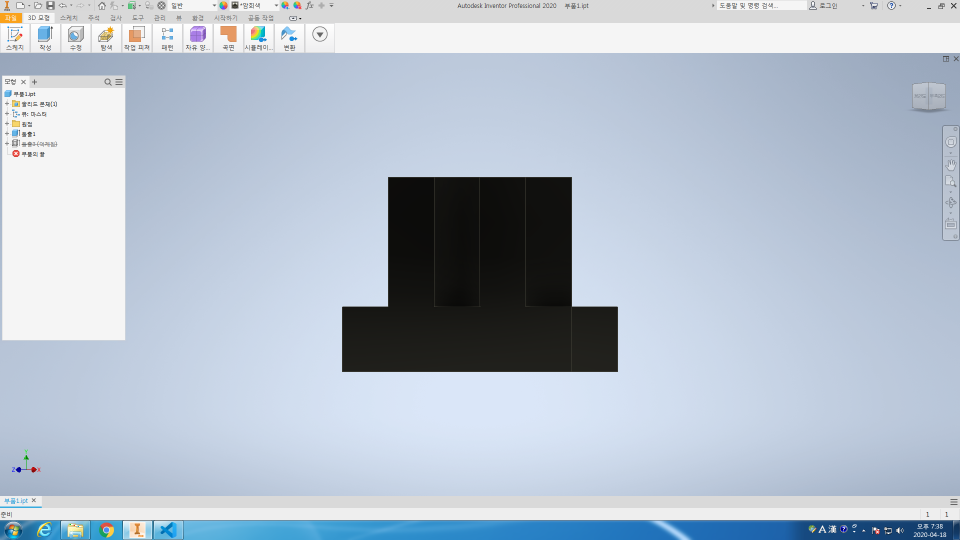
#> input picture failure_find+excel/data/rotation_01.png, 1920 x 1080 px, found by its file name (shown at 1/2 size)
$ python '원근보정.py'
#> lines starting #> are read from the running program, lines starting #| are printed output that depends on the picture
import numpy as np
import cv2

path = path = "C:/Users/HSWB/Desktop/edge_detector/data1/rotation_01.png"

img = cv2.imread(path)
#> img is the input picture: shape (1080, 1920, 3); mean B, G, R 205.6, 191.6, 180.2
h, w = img.shape[:2]
#> h = 1080; w = 1920

pts1 = np.float32([[779, 616], [778, 742], [1234, 615], [1234, 742]])
pts2 = np.float32([[637, 615], [637, 741], [1282, 615], [1282, 741]])

M = cv2.getPerspectiveTransform(pts1, pts2)

img2 = cv2.warpPerspective(img, M, (w, h))
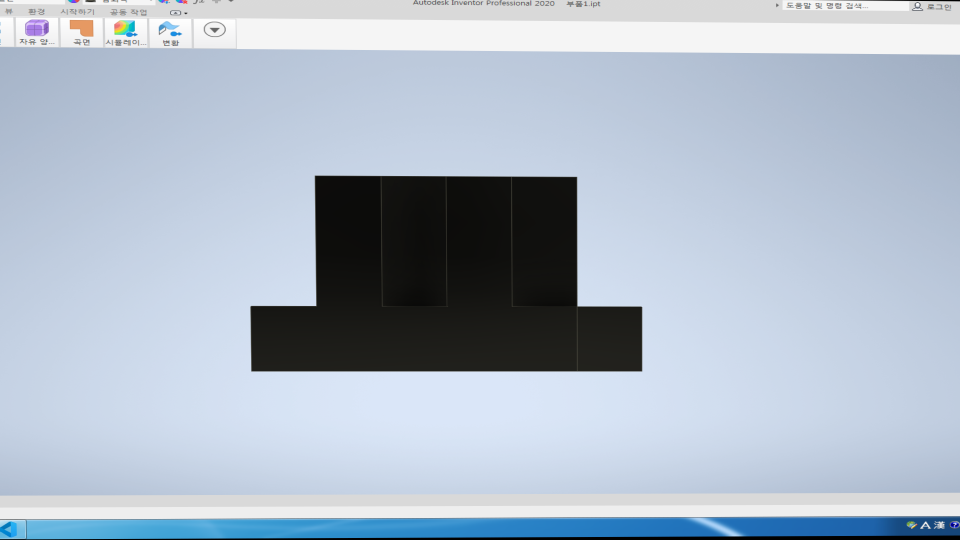
#> img2: shape (1080, 1920, 3) (shown at 1/2 size); mean B, G, R 200, 185.4, 173.4

cv2.imshow("A", img)
cv2.imshow("B", img2)
cv2.waitKey(0)
cv2.destroyAllWindows()

$ run again, with failure_find+excel/data/rotation_03.png copied over failure_find+excel/data/rotation_01.png
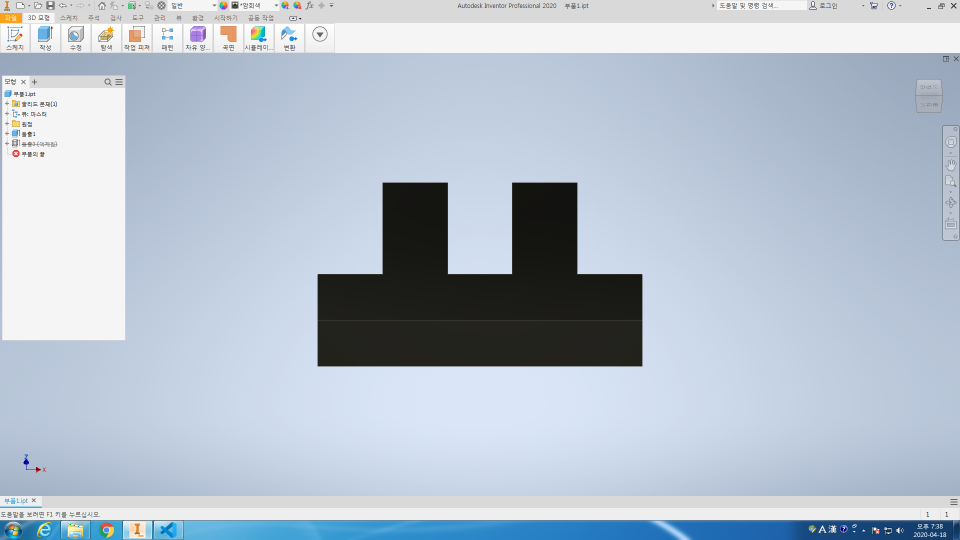
#> input picture failure_find+excel/data/rotation_03.png, 1920 x 1080 px, found by its file name (shown at 1/2 size)
#> img is the input picture: shape (1080, 1920, 3); mean B, G, R 206, 192.1, 180.7
#> `img2 = cv2.warpPerspective(img, M, (w, h))`:
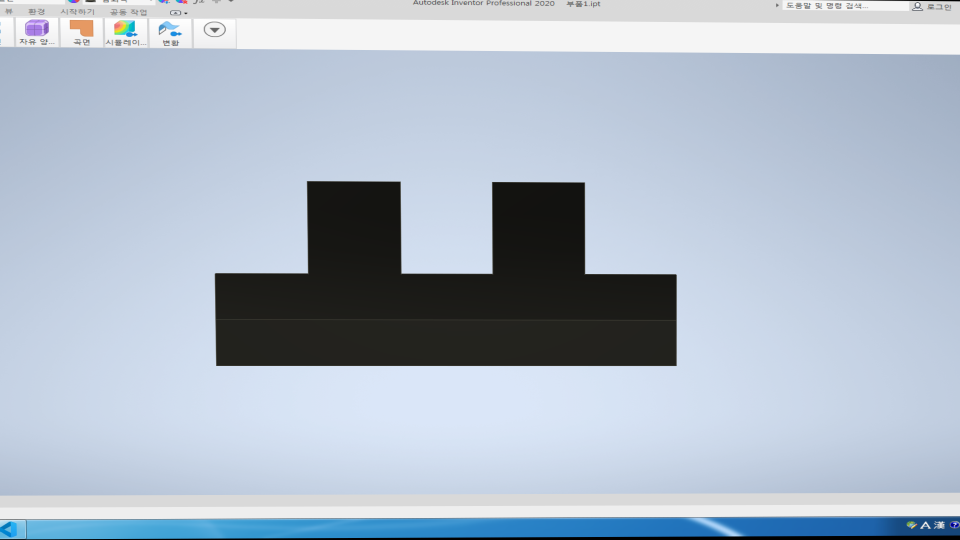
#> img2: shape (1080, 1920, 3) (shown at 1/2 size); mean B, G, R 200.6, 186.1, 174.1
